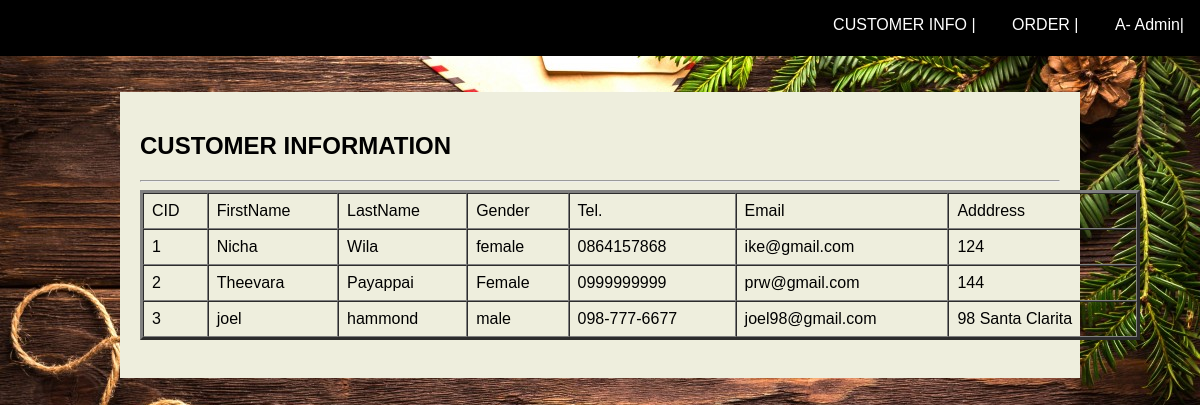
/admin/Admin_customer_info.php (signed in), run on the app's committed database.
### tables this page shows
CREATE TABLE Staff
(
  SID int(11) NOT NULL,
  FirstName varchar(45) DEFAULT NULL,
  LastName varchar(45) DEFAULT NULL,
  Tel varchar(45) DEFAULT NULL,
  Address varchar(45) DEFAULT NULL,
  LogIn_UID int(11) DEFAULT NULL
);

CREATE TABLE Customer
(
  CID int(11) NOT NULL,
  FirstName varchar(45) DEFAULT NULL,
  LastName varchar(45) DEFAULT NULL,
  Tel varchar(45) DEFAULT NULL,
  Gender varchar(45) DEFAULT NULL,
  Address varchar(50) DEFAULT NULL,
  LogIn_UID int(11) DEFAULT NULL
);

### admin/Admin_customer_info.php (the view, shortened to what this page needs)
<?php
include_once '../dbconnect.php';
?>
<!DOCTYPE html>
<html>
<head>
<link rel="stylesheet" href="../database.css">
</head>
<body>
  <?php include 'staff_header.php'; ?>
        <div class="container">
          <div class="row">
            <div class="mid">
              <h2>CUSTOMER INFORMATION</h2><hr>
              <center>
            <?php
						$q = "SELECT * FROM Customer,LogIn WHERE LogIn.UID = Customer.LogIn_UID ORDER BY CID";
						if($result = $mysqli->query($q)){
						echo '<table border="3" style="width:1000px;" cellpadding="8" cellspacing="0">';
						echo '<tr>';
						echo '<td>CID</td>';
						echo '<td>FirstName</td>';
						echo '<td>LastName</td>';
						echo '<td>Gender</td>';
						echo '<td>Tel.</td>';
						echo '<td>Email</td>';
						echo '<td>Adddress</td>';
						echo '</tr>';
							while($row = $result->fetch_array()){
								echo '<tr>';
								echo '<td style="color:black">'.$row['CID'].'</td>';
								echo '<td style="color:black">'.$row['FirstName'].'</td>';
								echo '<td style="color:black">'.$row['LastName'].'</td>';
								echo '<td style="color:black">'.$row['Gender'].'</td>';
								echo '<td style="color:black">'.$row['Tel'].'</td>';
								echo '<td style="color:black">'.$row['Email'].'</td>';
								echo '<td style="color:black">'.$row['Address'].'</td>';
							}
						echo '</table>';
						}
	?>
              <br>
            </center>
            </div>
          </div>
        </div>
</body>
</html>

### admin/staff_header.php (shortened to what this page needs)
<?php
include_once '../dbconnect.php';
if (isset($_SESSION['s_id']))
			{
        $getID = $_SESSION['s_id'];
        $q = "SELECT * FROM Staff WHERE Staff.LogIn_UID = $getID";
        $result=$mysqli->query($q);
        $row=$result->fetch_array();
      }
?>
<div id="head">
<div class="topnav-right">
    <div class="dropdown">
      <a href ="Admin_customer_info.php"><button class="dropbtn">CUSTOMER INFO |</button></a>
    </div>
    <div class="dropdown">
      <a href ="Admin_order.php"><button class="dropbtn">ORDER |</button></a>
    </div>
    <div class="dropdown">
      <button class="dropbtn"><?php echo $row['FirstName']. "- Admin|" ;?></button>
    </div>
  </div>
  </div>

### database.css (style rules this page uses)
body { margin: 0; font-family: Arial, Helvetica, sans-serif; }
body, html { height: 100%; margin: 0; }
div#head { background-color: black; min-width:100px; padding-bottom: 3.5em; margin:auto; width: 100% }
* { box-sizing: border-box; }
.container { position: relative; margin-bottom: 10px; }
.mid { float: left; background-color: #eeeedd; width: 80%; margin-top: 3%; margin-left: 10%; padding: 20px; }
.row:after { content: ""; display: table; clear: both; }
.topnav-right { float: right; }
.dropbtn { background-color: Black; color: white; padding: 16px; font-size: 16px; border: none; }
.dropdown { position: relative; display: inline-block; }

### admin/Admin_customer_info.php (style rules this page uses)
body { background-image: url("../bg/christmas.jpg"); background-repeat: no-repeat; background-attachment: fixed; height: 100%; background-position: center; background-size: cover; }

### data on the page
staff: FirstName "A"
customer: CID "1", FirstName "Nicha", LastName "Wila", Gender "female", Tel "0864157868", LogIn_UID.Email "ike@gmail.com", Address "124"
customer: CID "2", FirstName "Theevara", LastName "Payappai", Gender "Female", Tel "0999999999", LogIn_UID.Email "prw@gmail.com", Address "144"
customer: CID "3", FirstName "joel", LastName "hammond", Gender "male", Tel "098-777-6677", LogIn_UID.Email "joel98@gmail.com", Address "98 Santa Clarita"
